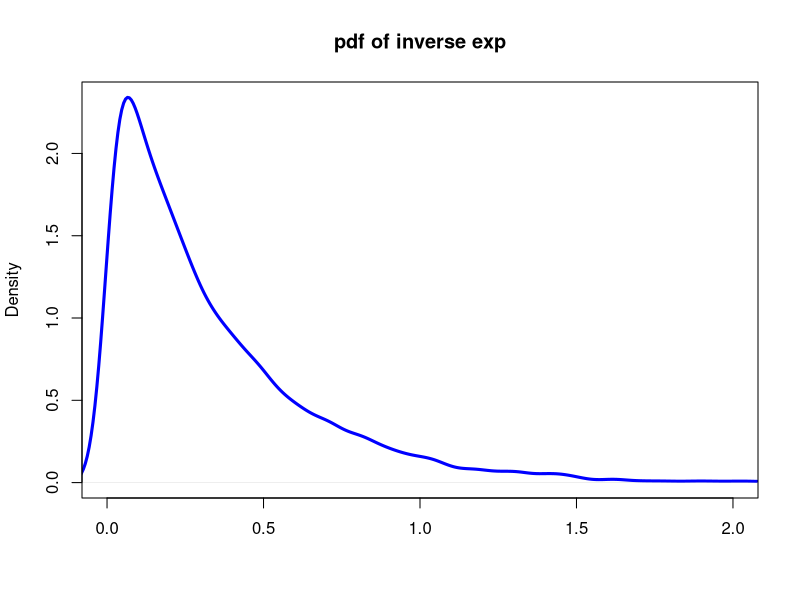
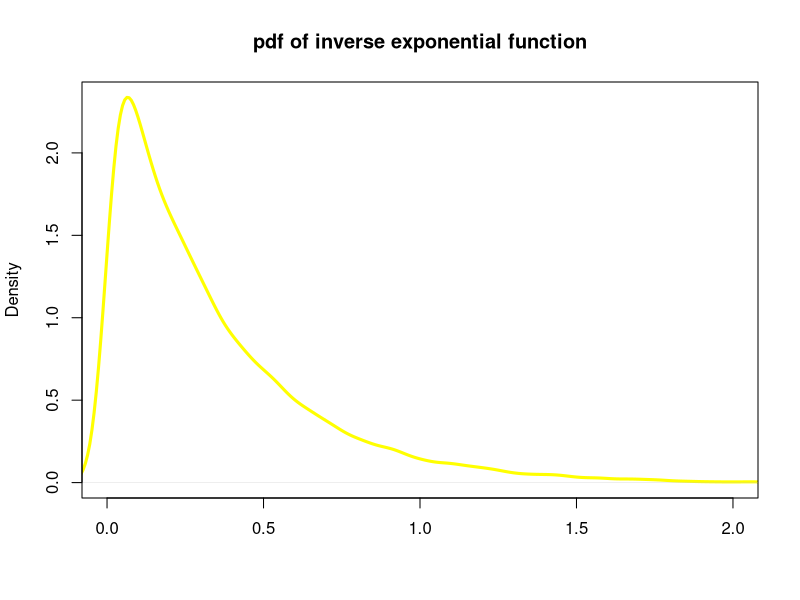
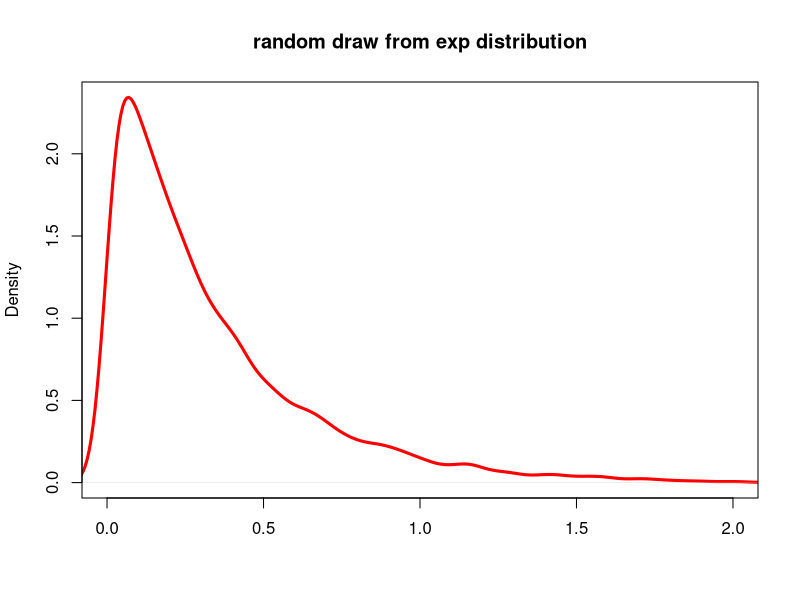
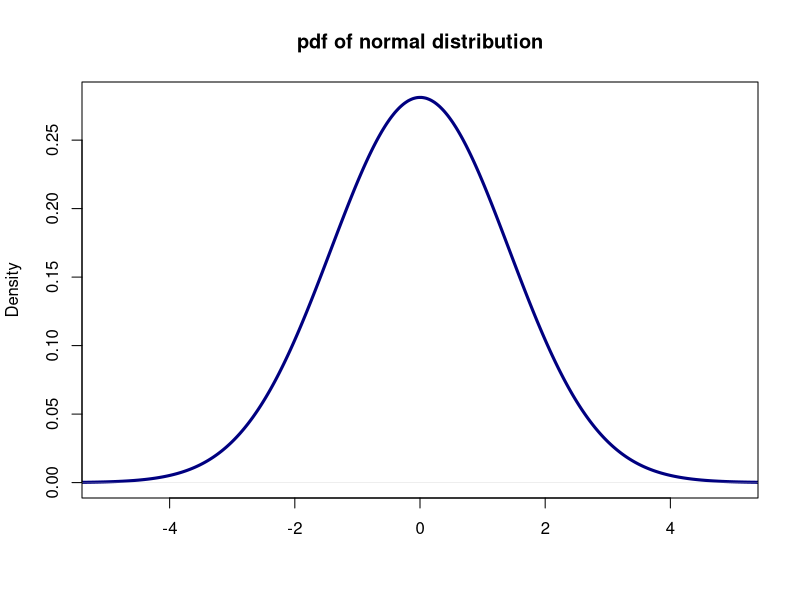
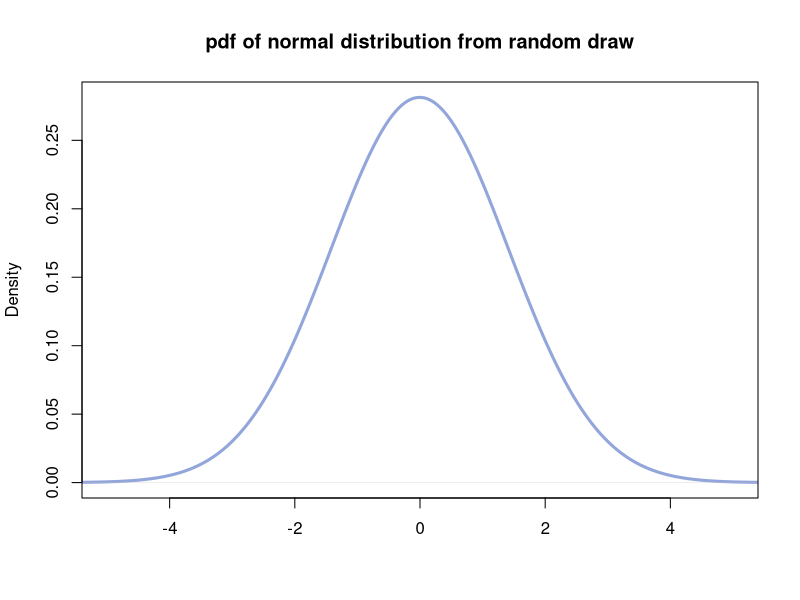

These charts were generated, in order, by the following R code:
#Exercise 1: Construct pdf of exponential distribution

rm(list = ls())

#Step 1: Generate uniform distribution U[0,1] random variable
u <- runif(10000,0,1)

#Step 2: Construct pdf

  ##Approach 1: Use the fact that we can transform a uniform distribution U[0,1] random variable by the inverse of a cdf and get a random variable with that cdf
 
    #We know the if Y is an exponential distribution RV, x = F(y) = 1 - e^(-lambda * y). Hence, the inverse function of cdf is y = - log(1-x)/ lambda. Since X and 1-X has the same distribution, we can write Y = -log(X)/lambda.
    #Define the inverse cdf.Note that X is a random variable from uniform distribution u
      inverse_cdf1 <- function(x,lambda) -log(x)/lambda 
      y <- inverse_cdf1(u,3)
      
    #Find the distribution of y. Function density computes kernel density estimate
      density_y <- density(y)
      
    #Plot the pdf: pdf starts the graphic driver for producing pdf graphics
      pdf("exponential.pdf")
      hide <- dev.off()
      plot(density_y, type = "l", xlim = c(0,2), main = "pdf of inverse exp", col = "blue", lwd = 3, xlab = "")
      
  
  ##Approach 2: Plot the inverse of cdf of the exponential using qexp - inverse of cdf (pexp)
      
      pdf("inverse_exponential.pdf")
      y_qexp <- qexp(u, rate = 3)
      density_y_qexp <- density(y_qexp)
      
      hide <- dev.off ()
      
      plot(density_y_qexp, type = "l", xlim = c(0,2), main = "pdf of inverse exponential function", col = "yellow", lwd = 3, xlab = "")
      
  ##Approach 3: Compare to random draws straight from the exponential distribution. Function rexp - random generation from exponential distribution
      pdf("random_draw.pdf")
      y_rexp <- rexp(10000, rate = 3)
      density_y_rexp <- density(y_rexp)
      hide <- dev.off()
      plot(density_y_rexp, type = "l", xlim = c(0,2), main = "random draw from exp distribution", lwd = 3, col = "red", xlab = "")
      
  #*** NOte: Need to clarify the dev.off(). Without this, plots do not show up???
  #*** NOte: Approach 1 and 2 use inverse sampling method
      
#Excercise 2: Consider a deck of 52 cards. Suppose that you sample 10 cards from the deck without replacing the cards. What is the probability that exactly five of the cards are hearts?
    #Compute density of a hypergeometric distribution
      dhyper(5,13,39,10)
      
#Excercise 3: Functions associated with ormal distribution
    #Generate 1000 number from a normal with mean = 3, sd = 0.25
      v <- rnorm(1000,3,0.25)
    
    #Probability density function - find the hieght of the normal with mean = 0 and sd = 0.5
      dnorm(0,0,0.5)
      
    #Cumulative Distribution Function - Area under the standard normal curve to the left of 1.96. Lower.tail = FALSE is default - what is to the right
      pnorm(1.96,0,1)
      
    #Quantile function is the inverse of pnorm. Find the value at which cdf of standard normal is 0.975
      qnorm(0.975,0,1)
      
#Excercise 4: Plot pdf of normal distribution
      
  ##Approach 1: Inverse sampling method
      y_qnorm <- qnorm(u)
      density_y_qnorm <- density(y_qnorm, bw = 1)
      pdf("normal.pdf")
      hide <- dev.off()
      plot(density_y_qnorm, type = "l", xlim = c(-5,5), main = "pdf of normal distribution", col = "navyblue", lwd = 3, xlab = "")
  
  ##Approach 2: Random generation from normal distribution
      y_rnorm <- rnorm(10000,0,1)
      density_y_rnorm <- density(y_rnorm, bw = 1)
      pdf("random_norma.pdf")
      hide <- dev.off()
      plot(density_y_rnorm, type = "l", xlim = c(-5,5), main = "pdf of normal distribution from random draw", col = rgb(0.4,0.5,0.8,0.7), lwd = 3, xlab = "")
      